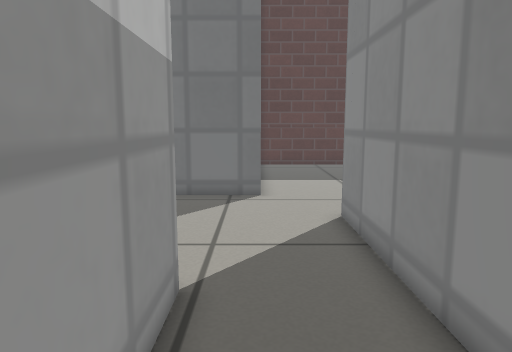
View 1 (above)

20 first-person views from a walk through a Gazebo world. The camera is 0.54 m above the floor, tilts 8° down and sees 70° across. The floor is counted in squares, 0.2 m on a side. Each view is taken from the middle of a square. On the plan, view 1 faces up. The plan holds only what a view shows up to about 20 squares ahead; the rest is blank. Gazebo's built-in surfaces are drawn with simple patterns.

View 2
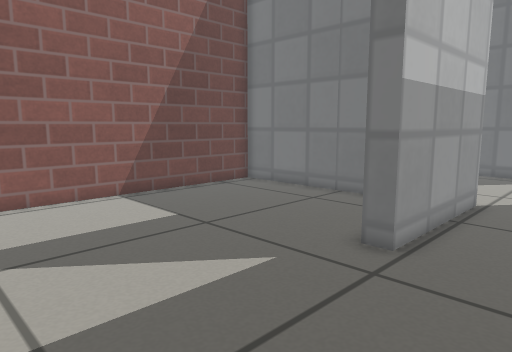

View 3
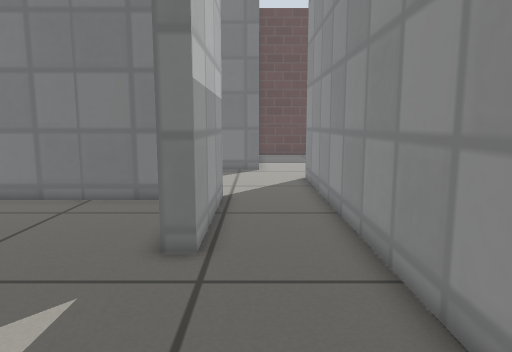

View 4
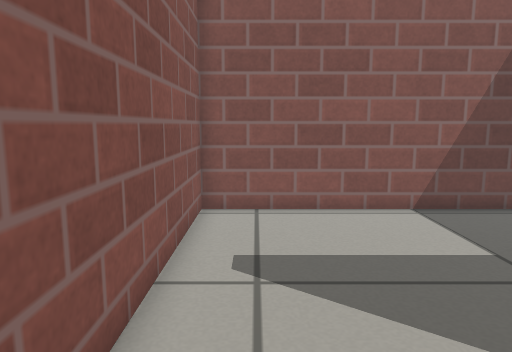

View 5
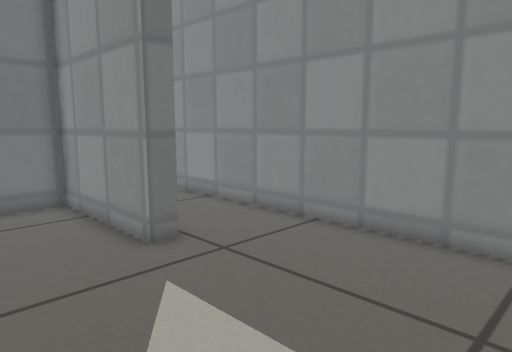

View 6
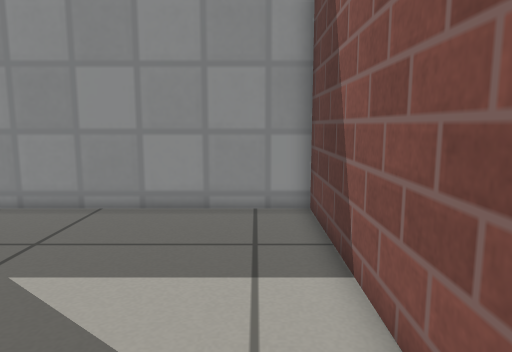

View 7
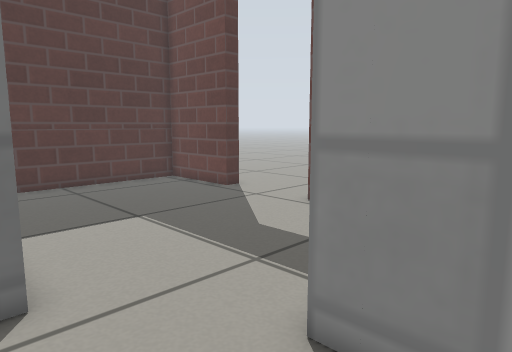

View 8
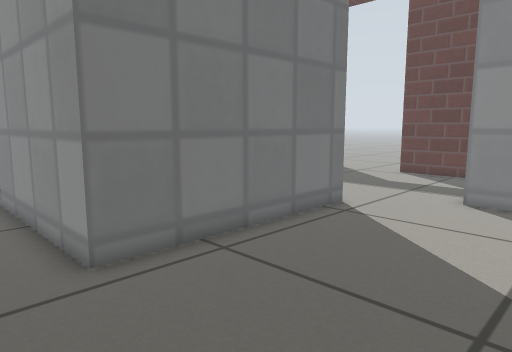

View 9
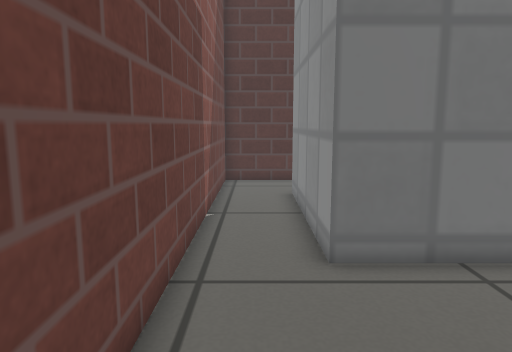

View 10
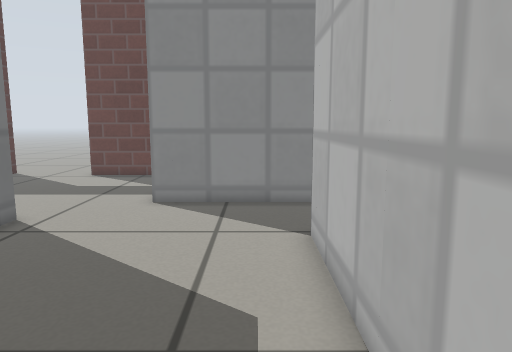

View 11
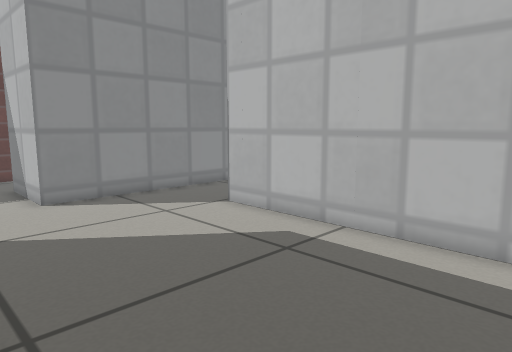

View 12
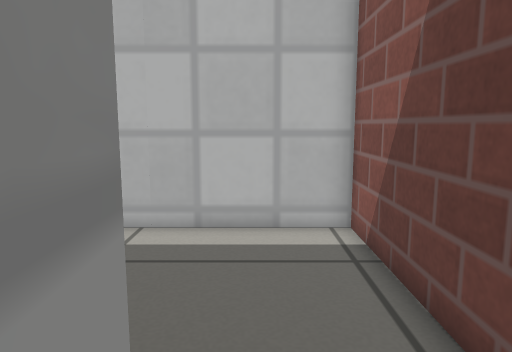

View 13
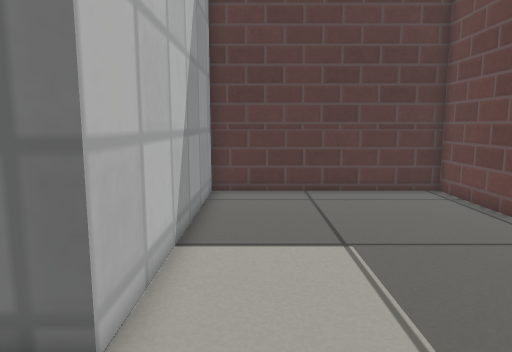

View 14
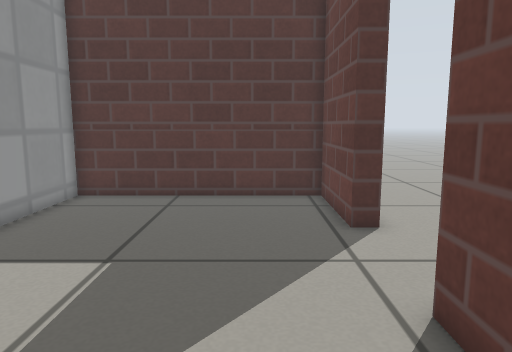

View 15
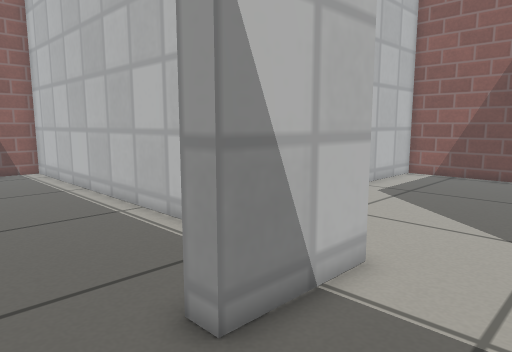

View 16
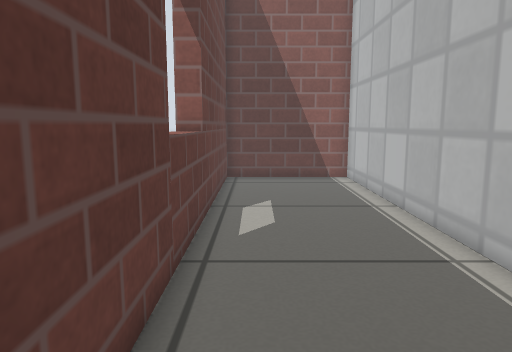

View 17
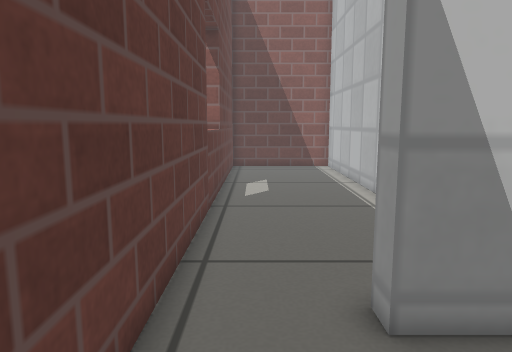

View 18
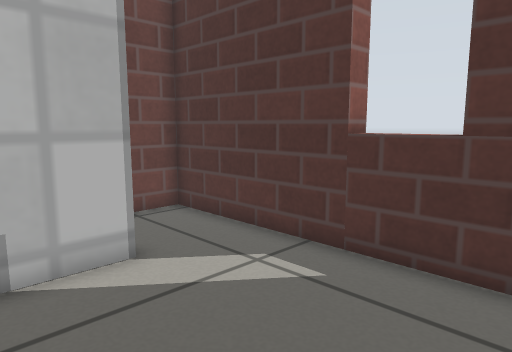

View 19
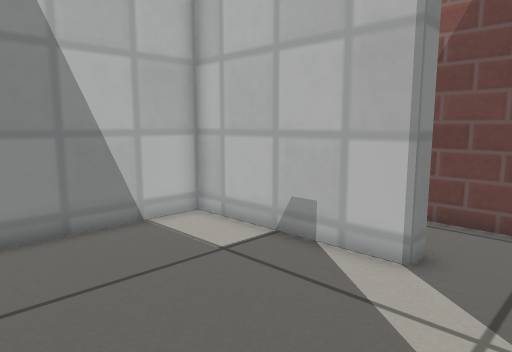

View 20
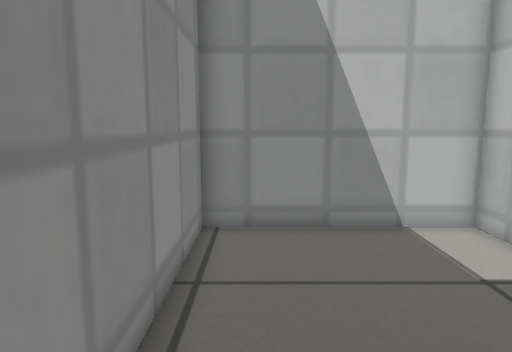

### Floor plan
Ten units are one square. View 1 is at (0, 0); x grows to the right and y downward. Boxes are objects, and circles mark ways between rooms. Rooms are numbered by the first view taken in them; rooms with no view inside come last. Other rooms are left out.
<svg viewBox="-120 -253 225 345">
<path fill="none" stroke="#000" d="M-13 -56 -13 6 -20 6 -20 -49 -115 -49 -115 87 25 87 25 -54M2 -138 -86 -138 -86 -213 -78 -213M25 -54 25 -106 35 -106M-75 -248 -115 -248 -115 -56 -13 -56M95 -204 95 -248 2 -248 2 -138M35 -106 63 -106 63 -97M95 -94 95 -159M-78 -213 -78 -146 -6 -146 -6 -221M-20 -248 -75 -248M33 -54 33 87 95 87 95 -94"/>
<circle cx="10" cy="-60" r="3" fill="#2a7"/>
<circle cx="20" cy="-122" r="3" fill="#2a7"/>
<circle cx="-80" cy="-230" r="3" fill="#2a7"/>
<circle cx="80" cy="-100" r="3" fill="#2a7"/>
<text x="-50" y="20">1</text>
<text x="-60" y="-120">2</text>
<text x="50" y="-180">3</text>
<text x="-40" y="-200">4</text>
<text x="60" y="-10">5</text>
</svg>
Room 1 opens to room 2. Room 2 opens to room 3. Room 2 opens to room 4. Room 3 opens to room 5.

Where each view was taken, in squares from view 1:
view 1: 0 up, 0 right, facing up
view 2: 8 down, 2 right, facing up-left
view 3: 8 down, 0 right, facing up
view 4: 7 down, 0 right, facing left
view 5: 8 down, 6 left, facing up-right
view 6: 7 down, 9 left, facing right
view 7: 8 up, 1 left, facing up-right
view 8: 7 up, 11 left, facing up-right
view 9: 7 up, 10 left, facing up
view 10: 7 up, 10 left, facing right
view 11: 14 up, 11 left, facing down-right
view 12: 15 up, 9 left, facing down
view 13: 10 up, 2 right, facing up
view 14: 11 up, 7 right, facing up
view 15: 14 up, 9 right, facing down-left
view 16: 10 up, 8 right, facing down
view 17: 15 up, 8 right, facing down
view 18: 18 up, 1 left, facing up-left
view 19: 24 up, 1 left, facing down-left
view 20: 24 up, 2 left, facing down
